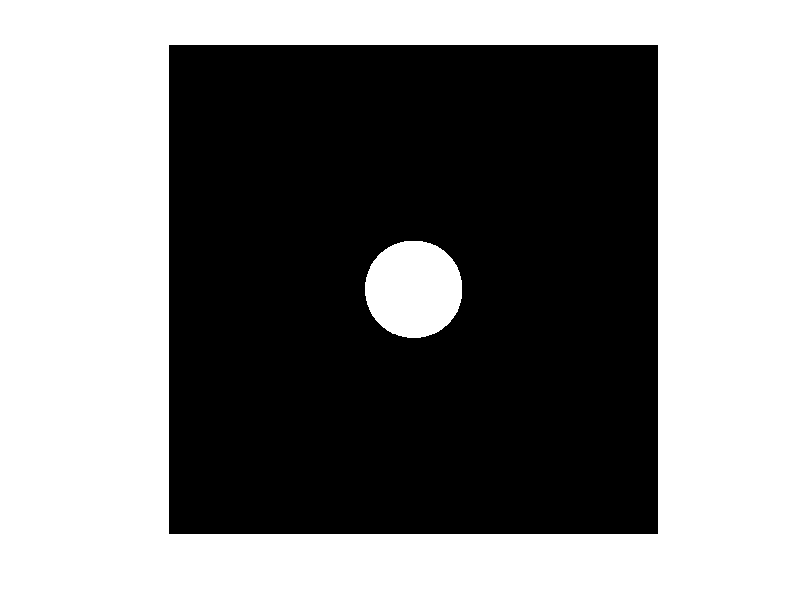

MATLAB code for this plot:
x=1000;
y=1000;
imagesquare=zeros(x,y);
center=500;
r=100;
for i=1:x
    for j=1:y
        imagesquare(i,j)=0;
    end
end
 
for i=0:1000
    for j=0:1000
       if (r>sqrt((i-center)^2+(j-center)^2))
           imagesquare(i,j)=255;
       end
    end
end


 
figure,
imshow(imagesquare);
